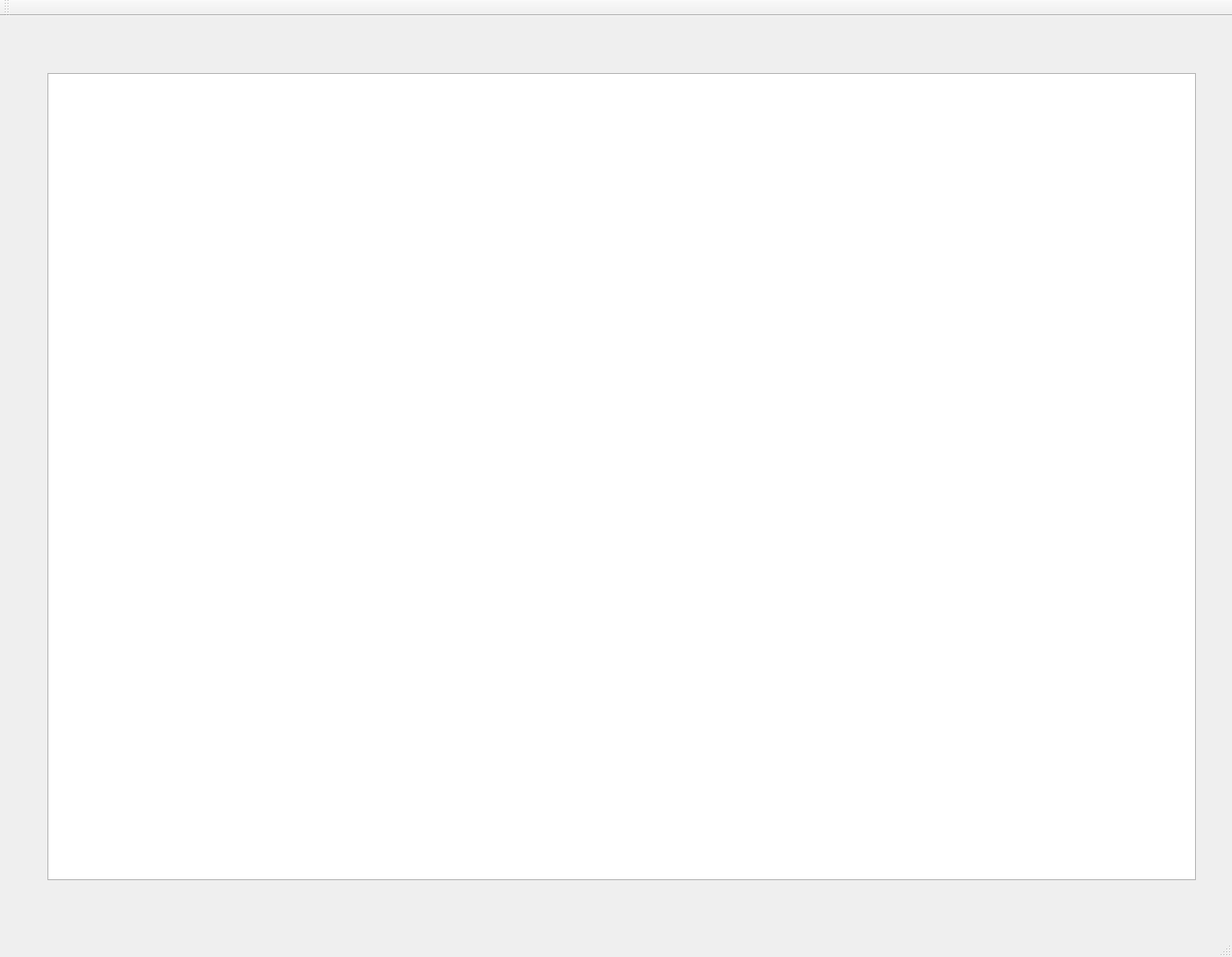
<?xml version="1.0" encoding="UTF-8"?>
<ui version="4.0">
 <class>MainWindow</class>
 <widget class="QMainWindow" name="MainWindow">
  <property name="geometry">
   <rect>
    <x>0</x>
    <y>0</y>
    <width>1299</width>
    <height>1009</height>
   </rect>
  </property>
  <property name="windowTitle">
   <string>MainWindow</string>
  </property>
  <widget class="QWidget" name="centralWidget">
   <widget class="QGraphicsView" name="graphicsView">
    <property name="geometry">
     <rect>
      <x>50</x>
      <y>60</y>
      <width>1211</width>
      <height>851</height>
     </rect>
    </property>
   </widget>
  </widget>
  <widget class="QMenuBar" name="menuBar">
   <property name="geometry">
    <rect>
     <x>0</x>
     <y>0</y>
     <width>1299</width>
     <height>21</height>
    </rect>
   </property>
  </widget>
  <widget class="QToolBar" name="mainToolBar">
   <attribute name="toolBarArea">
    <enum>TopToolBarArea</enum>
   </attribute>
   <attribute name="toolBarBreak">
    <bool>false</bool>
   </attribute>
  </widget>
  <widget class="QStatusBar" name="statusBar"/>
 </widget>
 <layoutdefault spacing="6" margin="11"/>
 <resources/>
 <connections/>
</ui>
